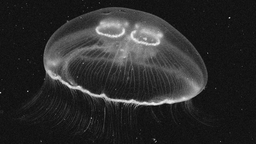
#> input picture zestaw5/ex05/meduza.png, 256 x 144 px, shrunk from 1600 x 900 before the run
$ python main.py
#> lines starting #> are read from the running program, lines starting #| are printed output that depends on the picture
import cv2
import numpy as np

# Wczytanie obrazu
image = cv2.imread("meduza.png", cv2.IMREAD_GRAYSCALE)
#> image is the input picture: shape (144, 256); min 3, max 242, mean 43.2

# Filtr medianowy
median_filtered = cv2.medianBlur(image, 3)


# Filtr średniozakresowy
def mid_range_filter(img, kernel_size=3):
#> called with kernel_size = 3
    padded_img = np.pad(img, (kernel_size // 2, kernel_size // 2), mode="reflect")
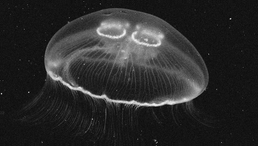
#> padded_img: shape (146, 258); min 3, max 242, mean 42.7
    output = np.zeros_like(img, dtype=np.float32)
    for i in range(img.shape[0]):
        for j in range(img.shape[1]):
            kernel = padded_img[i : i + kernel_size, j : j + kernel_size].astype(np.float32)
            min_val = np.min(kernel)
            max_val = np.max(kernel)
            output[i, j] = (min_val + max_val) / 2.0
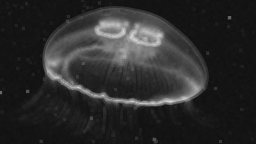
#> output: shape (144, 256) float32; min 13.5, max 217, mean 43.9
    return np.clip(output, 0, 255).astype(np.uint8)


mid_range_filtered = mid_range_filter(image)


# Filtr średniej uciętej (k-trimmed-mean Filter)
def k_trimmed_mean_filter(img, k=2, kernel_size=3):
#> called with k = 2, kernel_size = 3
    padded_img = np.pad(img, (kernel_size // 2, kernel_size // 2), mode="reflect")
    output = np.zeros_like(img)
    for i in range(img.shape[0]):
        for j in range(img.shape[1]):
            kernel = np.sort(
                padded_img[i : i + kernel_size, j : j + kernel_size].flatten()
            )
            output[i, j] = np.mean(kernel[k:-k])
    return output


k_trimmed_mean_filtered = k_trimmed_mean_filter(image, k=2)


# Filtr k-Nearest Neighbor
def k_nearest_neighbor_filter(img, k=6, kernel_size=3):
#> called with k = 6, kernel_size = 3
    padded_img = np.pad(img, (kernel_size // 2, kernel_size // 2), mode="reflect")
    output = np.zeros_like(img)
    for i in range(img.shape[0]):
        for j in range(img.shape[1]):
            kernel = np.sort(
                padded_img[i : i + kernel_size, j : j + kernel_size].flatten()
            )
            output[i, j] = np.mean(kernel[:k])
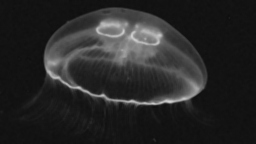
#> output: shape (144, 256); min 15, max 211, mean 39.3
    return output


k_nearest_neighbor_filtered = k_nearest_neighbor_filter(image, k=6)


# Filtr Symmetric Nearest Neighbor
def symmetric_nearest_neighbor_filter(img, kernel_size=3):
#> called with kernel_size = 3
    padded_img = np.pad(img, (kernel_size // 2, kernel_size // 2), mode="reflect")
    output = np.zeros_like(img)
    for i in range(img.shape[0]):
        for j in range(img.shape[1]):
            kernel = padded_img[i : i + kernel_size, j : j + kernel_size].flatten()
            mean = np.mean(kernel)
            diffs = np.abs(kernel - mean)
            output[i, j] = np.mean(kernel[np.argsort(diffs)[:kernel_size]])
    return output


symmetric_nearest_neighbor_filtered = symmetric_nearest_neighbor_filter(image)

# Zapisz wyniki
cv2.imwrite("meduza-b.png", mid_range_filtered)
cv2.imwrite("meduza-c.png", k_trimmed_mean_filtered)
cv2.imwrite(
    "meduza-d.png", k_nearest_neighbor_filtered
)
cv2.imwrite(
    "meduza-e.png",
    symmetric_nearest_neighbor_filtered,
)

print("Done.")
